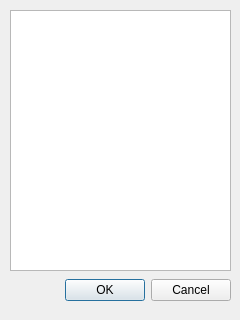
<?xml version="1.0" encoding="UTF-8"?>
<ui version="4.0">
 <class>whereDialog</class>
 <widget class="QDialog" name="whereDialog">
  <property name="geometry">
   <rect>
    <x>0</x>
    <y>0</y>
    <width>240</width>
    <height>320</height>
   </rect>
  </property>
  <property name="windowTitle">
   <string>Dialog</string>
  </property>
  <widget class="QDialogButtonBox" name="buttonBox">
   <property name="geometry">
    <rect>
     <x>10</x>
     <y>270</y>
     <width>221</width>
     <height>41</height>
    </rect>
   </property>
   <property name="orientation">
    <enum>Qt::Horizontal</enum>
   </property>
   <property name="standardButtons">
    <set>QDialogButtonBox::Cancel|QDialogButtonBox::Ok</set>
   </property>
  </widget>
  <widget class="QTextEdit" name="textEdit">
   <property name="geometry">
    <rect>
     <x>10</x>
     <y>10</y>
     <width>221</width>
     <height>261</height>
    </rect>
   </property>
  </widget>
 </widget>
 <resources/>
 <connections>
  <connection>
   <sender>buttonBox</sender>
   <signal>accepted()</signal>
   <receiver>whereDialog</receiver>
   <slot>accept()</slot>
   <hints>
    <hint type="sourcelabel">
     <x>248</x>
     <y>254</y>
    </hint>
    <hint type="destinationlabel">
     <x>157</x>
     <y>274</y>
    </hint>
   </hints>
  </connection>
  <connection>
   <sender>buttonBox</sender>
   <signal>rejected()</signal>
   <receiver>whereDialog</receiver>
   <slot>reject()</slot>
   <hints>
    <hint type="sourcelabel">
     <x>316</x>
     <y>260</y>
    </hint>
    <hint type="destinationlabel">
     <x>286</x>
     <y>274</y>
    </hint>
   </hints>
  </connection>
 </connections>
</ui>
